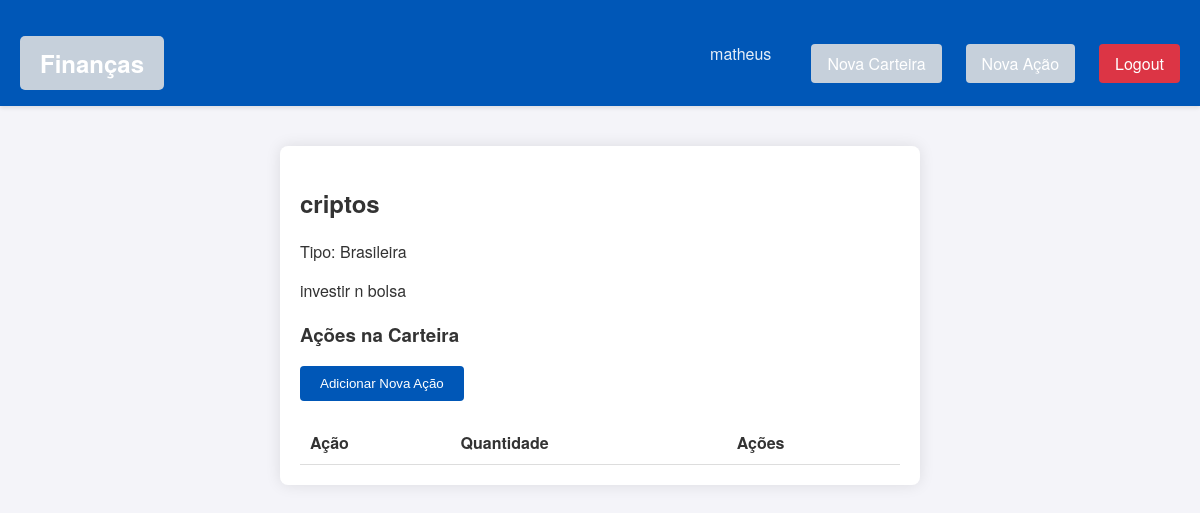
The app's page /wallet/wallet_management?wallet_id=3 (signed in) with its own data.
### wallet/models.py (models this page shows)
class Wallet(models.Model):
    user = models.ForeignKey(User, on_delete=models.CASCADE)
    name = models.CharField(max_length=100, default="Main Wallet")
    description = models.TextField(null=True, blank=True)
    created_at = models.DateTimeField(auto_now_add=True)
    updated_at = models.DateTimeField(auto_now=True)
    type = models.CharField(max_length=20, choices=WalletType.choices, default=WalletType.BRASILEIRA)
    def __str__(self):
        return f"Wallet - {self.name}"

### wallet/views.py (the view)
# urls.py: path('wallet/wallet_management', views.wallet_management, name='wallet_management'),
@login_required
def wallet_management(request):
    wallet_id = request.GET.get('wallet_id')
    wallet = get_object_or_404(Wallet, id=wallet_id, user=request.user)
    print('Minha carteira', wallet)
    stocks = StockInWallet.objects.filter(wallet=wallet)
    print('Minhas acoes', stocks)
    context = {'wallet': wallet, 'stocks': stocks}
    return render(request, 'wallet/wallet_management.html', context)

### templates/wallet/wallet_management.html (shortened to what this page needs)
{% extends 'base.html' %}
{% block content %}
<main>
    <section class="wallet-details">
        <h1>{{ wallet.name }}</h1>
        <p>Tipo: {{ wallet.get_type_display }}</p>
        <p>{{ wallet.description }}</p>
        <div class="stocks-list">
            <h3>Ações na Carteira</h3>
            <form action="{% url 'buy_stock' %}" method="get">
                <button type="submit">Adicionar Nova Ação</button>
            </form>
            <table>
                <thead>
                    <tr>
                        <th>Ação</th>
                        <th>Quantidade</th>
                        <th>Ações</th>
                    </tr>
                </thead>
            </table>
        </div>
    </section>
</main>
{% endblock %}

### templates/partials/_header.html
<header class="main-header">
    <div class="header-container">
        <div class="logo">
            <a href="{% url 'home' %}">Finanças</a>
        </div>
        <nav class="nav-menu">
            {% if user.is_authenticated %}
                <span class="username">{{ user.username }}</span>
                <a href="{% url 'create_wallet' %}" class="nav-link">Nova Carteira</a>
                <a href="{% url 'add_stock' %}" class="nav-link">Nova Ação</a>
                <a href="{% url 'logout' %}" class="nav-link logout">Logout</a>
            {% else %}
                <a href="{% url 'login' %}" class="nav-link">Login</a>
                <a href="{% url 'register' %}" class="nav-link">Registro</a>
            {% endif %}
        </nav>
    </div>
</header>

### static/css/base.css (style rules this page uses)
body { font-family: 'Helvetica Neue', Arial, sans-serif; background-color: #f4f4f9; color: #333; margin: 0; padding: 0; }
header { text-align: center; padding: 20px; background-color: #0057b7; color: #fff; box-shadow: 0 2px 4px rgba(0, 0, 0, 0.1); }
main { display: flex; justify-content: center; padding: 40px 20px; }
section { background: #fff; padding: 20px; border-radius: 8px; box-shadow: 0 0 15px rgba(0, 0, 0, 0.1); width: 100%; max-width: 600px; text-align: left; }
a { display: inline-block; margin-top: 20px; padding: 10px 20px; background-color: #c6d0db; color: #fff; text-decoration: none; border-radius: 5px; transition: background 0.3s; }
button { background-color: #0057b7; color: white; padding: 10px 20px; border: none; border-radius: 4px; cursor: pointer; }
.main-header { background-color: #0057b7; color: white; padding: 1rem 0; box-shadow: 0 2px 4px rgba(0, 0, 0, 0.1); }
.header-container { max-width: 1200px; margin: 0 auto; padding: 0 20px; display: flex; justify-content: space-between; align-items: center; }
.logo a { color: white; text-decoration: none; font-size: 1.5rem; font-weight: bold; }
.nav-menu { display: flex; align-items: center; gap: 1.5rem; }
.nav-link { color: white; text-decoration: none; padding: 0.5rem 1rem; border-radius: 4px; transition: background-color 0.3s; }
.nav-link.logout { background-color: #dc3545; }
.username { color: rgba(255, 255, 255, 0.9); margin-right: 1rem; }

### templates/wallet/wallet_management.html (style rules this page uses)
.stocks-list table { width: 100%; border-collapse: collapse; margin-top: 20px; }
.stocks-list th, .stocks-list td { padding: 10px; text-align: left; border-bottom: 1px solid #ddd; }

### records on screen
Wallet: name "criptos", type "Brasileira", description "investir n bolsa"

### other values on screen
{{ user.username }} "matheus"
